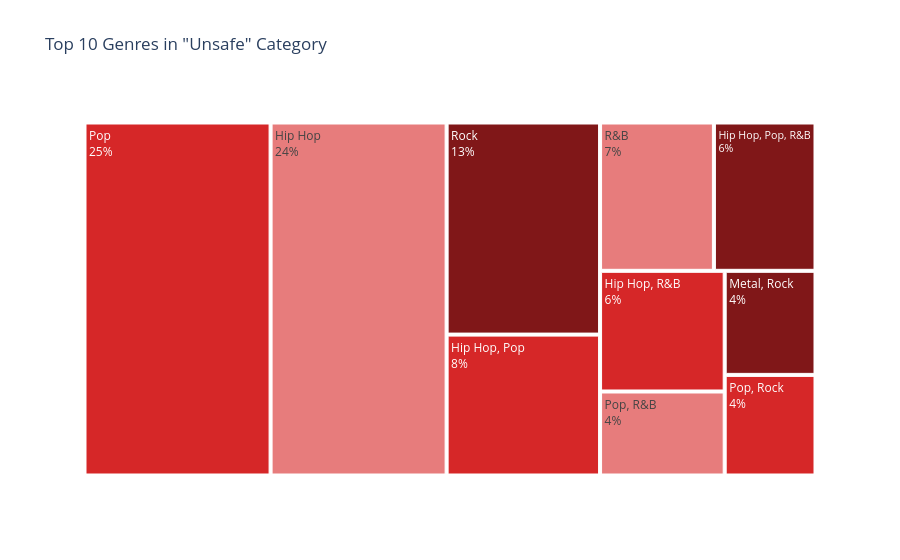
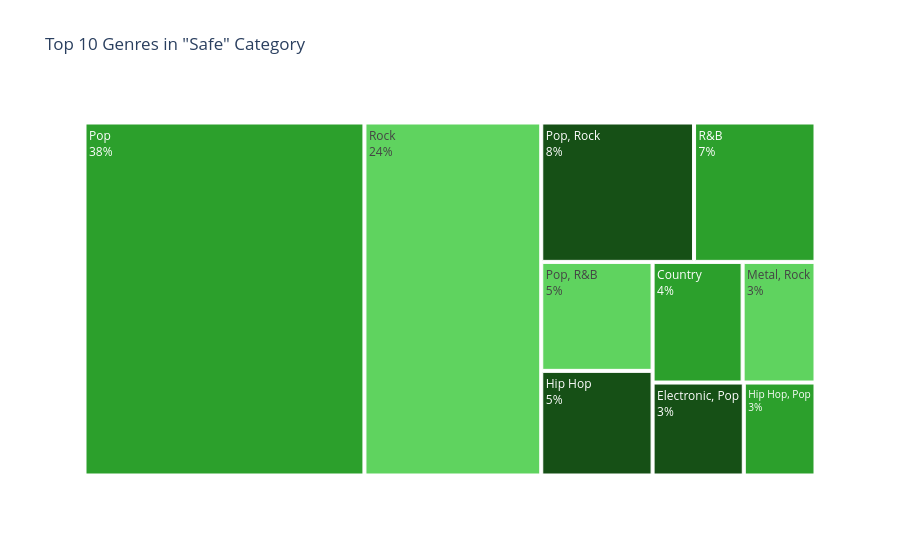

Notebook code cell kept with these figures, in order:
### Code cell
import plotly.express as px

# Prepare and group the data
genre_counts = df.groupby(['label', 'main_genre']).size().reset_index(name='count')

# Create the "Unsafe" Treemap (Top 10 Genres)
unsafe_top10 = genre_counts[genre_counts['label'] == 'UNSAFE'].nlargest(10, 'count')
fig_unsafe = px.treemap(
    unsafe_top10, 
    path=['main_genre'], 
    values='count',
    title='Top 10 Genres in "Unsafe" Category',
    color_discrete_sequence=['#d62728'] # Red
)
fig_unsafe.update_traces(textinfo="label+percent root")
fig_unsafe.show()

# Create the "Safe" Treemap (Top 10 Genres)
safe_top10 = genre_counts[genre_counts['label'] == 'SAFE'].nlargest(10, 'count')
fig_safe = px.treemap(
    safe_top10, 
    path=['main_genre'], 
    values='count',
    title='Top 10 Genres in "Safe" Category',
    color_discrete_sequence=['#2ca02c'] # Green
)
fig_safe.update_traces(textinfo="label+percent root")
fig_safe.show()

### Figure 1 — Plotly figure (JSON) as saved in the notebook; plotly's stock layout.template omitted (floating-point values rounded to 4 significant figures)
{"data": [{"branchvalues": "total", "domain": {"x": [0, 1], "y": [0, 1]}, "hovertemplate": "labels=%{label}<br>count=%{value}<br>parent=%{parent}<br>id=%{id}<extra></extra>", "ids": ["Pop", "Hip Hop", "Rock", "Hip Hop, Pop", "R&B", "Hip Hop, Pop, R&B", "Hip Hop, R&B", "Pop, R&B", "Metal, Rock", "Pop, Rock"], "labels": ["Pop", "Hip Hop", "Rock", "Hip Hop, Pop", "R&B", "Hip Hop, Pop, R&B", "Hip Hop, R&B", "Pop, R&B", "Metal, Rock", "Pop, Rock"], "name": "", "parents": ["", "", "", "", "", "", "", "", "", ""], "textinfo": "label+percent root", "type": "treemap", "values": [2315.0, 2190.0, 1147.0, 762.0, 595.0, 531.0, 530.0, 369.0, 333.0, 322.0]}], "layout": {"legend": {"tracegroupgap": 0}, "title": {"text": "Top 10 Genres in \"Unsafe\" Category"}, "treemapcolorway": ["#d62728"]}}

### Figure 2 — Plotly figure (JSON) as saved in the notebook; plotly's stock layout.template omitted (floating-point values rounded to 4 significant figures)
{"data": [{"branchvalues": "total", "domain": {"x": [0, 1], "y": [0, 1]}, "hovertemplate": "labels=%{label}<br>count=%{value}<br>parent=%{parent}<br>id=%{id}<extra></extra>", "ids": ["Pop", "Rock", "Pop, Rock", "R&B", "Pop, R&B", "Hip Hop", "Country", "Metal, Rock", "Electronic, Pop", "Hip Hop, Pop"], "labels": ["Pop", "Rock", "Pop, Rock", "R&B", "Pop, R&B", "Hip Hop", "Country", "Metal, Rock", "Electronic, Pop", "Hip Hop, Pop"], "name": "", "parents": ["", "", "", "", "", "", "", "", "", ""], "textinfo": "label+percent root", "type": "treemap", "values": [6923.0, 4373.0, 1492.0, 1186.0, 850.0, 816.0, 761.0, 616.0, 594.0, 467.0]}], "layout": {"legend": {"tracegroupgap": 0}, "title": {"text": "Top 10 Genres in \"Safe\" Category"}, "treemapcolorway": ["#2ca02c"]}}
